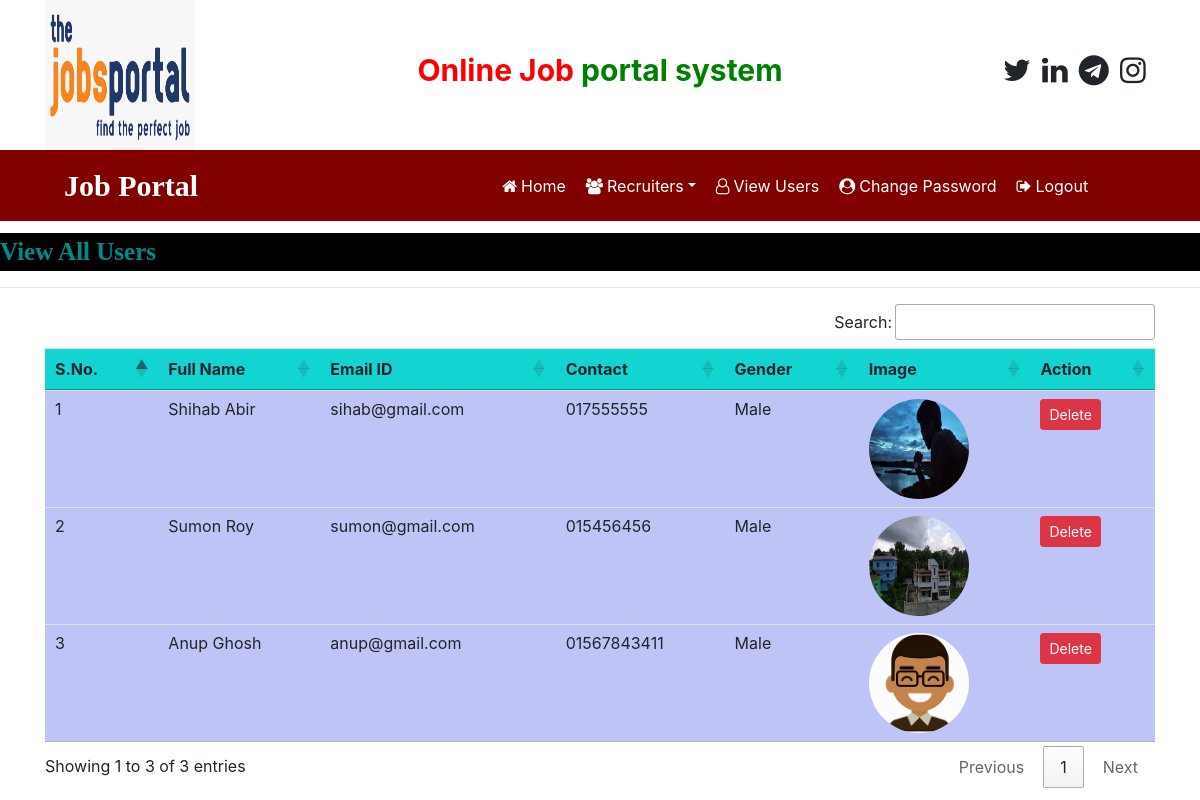
Page /view_users (signed in) on the committed database.
### job/models.py (models this page shows, shortened)
class StudentUser(models.Model):
    user=models.ForeignKey(User,on_delete=models.CASCADE)
    mobile=models.CharField(max_length=15,null=True)
    image=models.FileField(null=True)
    gender=models.CharField(max_length=10,null=True)
    type=models.CharField(max_length=15,null=True)

### job/views.py (the view)
# urls.py: path('view_users',view_users, name="view_users"),
def view_users(request):
    if not request.user.is_authenticated:
        return redirect('admin_login')
    data = StudentUser.objects.all()
    d = {'data':data}
    return render(request,'view_users.html',d)

### job/templates/view_users.html
{% load static %}
{% block body %}
{% include 'admin_navigation.html' %}
<marquee style = "font-family : 'Monotype Corsiva'; font-size : 25px; color: darkcyan ; background-color: black ; font-weight: bold; margin-top: 1%">
    View All Users
</marquee>
<hr>
<div class="container">
<table class="table table-hover" id="example" class="display">
    <thead>
    <tr style="background-color: #12d4D0">
        <th>S.No.</th>
        <th>Full Name</th>
        <th>Email ID</th>
        <th>Contact</th>
        <th>Gender</th>
        <th>Image</th>
        <th>Action</th>
    </tr>
    </thead>
    <tbody >
    {% for i in data %}
    <tr style="background-color: #12d4">
        <td>{{forloop.counter}}</td>
        <td>{{i.user.first_name}} {{i.user.last_name}}</td>
        <td>{{i.user.username}}</td>
        <td>{{i.mobile}}</td>
        <td>{{i.gender}}</td>
        <td><img src=" {{i.image.url}}" style="width:100px;height:100px; border-radius:50%"></td>
        <td><a href="{% url 'delete_user' i.user.id %}" class="btn btn-danger btn-sm" onclick="return confirm('Are You Sure!!')">Delete</a></td>
    </tr>
    {% endfor %}
    </tbody>
</table>
    </div>
{% endblock  %}

### job/templates/admin_navigation.html (shortened to what this page needs)
<html>
<head>
    {% load static %}
  <link rel="stylesheet" href="https://cdn.jsdelivr.net/npm/bootstrap@4.6.2/dist/css/bootstrap.min.css">
  <link rel="stylesheet" href="https://cdnjs.cloudflare.com/ajax/libs/font-awesome/4.7.0/css/font-awesome.min.css">
<link rel="stylesheet" href="https://cdn.datatables.net/1.13.4/css/jquery.dataTables.min.css">
<link rel="stylesheet" href="https://cdn.datatables.net/buttons/2.3.6/css/buttons.dataTables.min.css">
</head>
<body>
<div class="container">
    <div class="row">
        <div class="col-sm-3">
            <img src="{% static 'images/R.png' %}" style="width:150px;height:150px">
        </div>
        <div class="col-sm-6 mt-5 text-center">
            <span style ="font-weight : bold; font-size : 30px">
                <span style="color : red">Online Job</span>
                <span style="color : green">portal system</span>
            </span>
        </div>
        <div class="col-sm-3 mt-5" style="padding-left : 10%">
        <span style="font-weight : bold; font-size: 30px">
            <span>
                <i class="fa fa-twitter pl-1"></i>
                <i class="fa fa-linkedin pl-1"></i>
                <i class="fa fa-telegram pl-1" ></i>
                <i class="fa fa-instagram pl-1"></i>
            </span>
        </span>
        </div>
    </div>
</div>
<nav class="navbar navbar-expand-sm" style="background-color : maroon">
    <a class="navbar-brand text-white pl-5 font-weight-bold" style="font-family:'Monotype Corsiva'; font-size:30px">Job Portal</a>
<ul class="navbar-nav">
    <li class="nav-item">
        <a class="nav-link" href="{% url 'admin_home' %} " style="margin-left: 280px"><i class="fa fa-home mr-1"></i>Home</a>
    </li>
    <li class="nav-item dropdown">
        <a class="nav-link dropdown-toggle" href="#" data-toggle="dropdown"><i class="fa fa-users mr-1"></i>Recruiters</a>
    </li>
     <li class="nav-item">
        <a class="nav-link" href="{% url 'view_users' %}"><i class="fa fa-user-o mr-1"></i>View Users</a>
    </li>
    <li class="nav-item">
        <a class="nav-link" href="{% url 'change_passwordadmin' %}"><i class="fa fa-user-circle mr-1"></i>Change Password</a>
    </li>
    <li class="nav-item">
        <a class="nav-link" href="{% url 'Logout' %} "> <i class="fa fa-sign-out mr-1"></i>Logout</a>
    </li>
</ul>
</nav>
</body>
</html>

### job/templates/admin_navigation.html (style rules this page uses)
.nav-link { color : white !important; margin-right: 4px }

### rows in the picture
StudentUser: user.first_name "Shihab", user.last_name "Abir", user.username "sihab@gmail.com", mobile "017555555", gender "Male", image (picture)
StudentUser: user.first_name "Sumon", user.last_name "Roy", user.username "sumon@gmail.com", mobile "015456456", gender "Male", image (picture)
StudentUser: user.first_name "Anup", user.last_name "Ghosh", user.username "anup@gmail.com", mobile "01567843411", gender "Male", image (picture)
